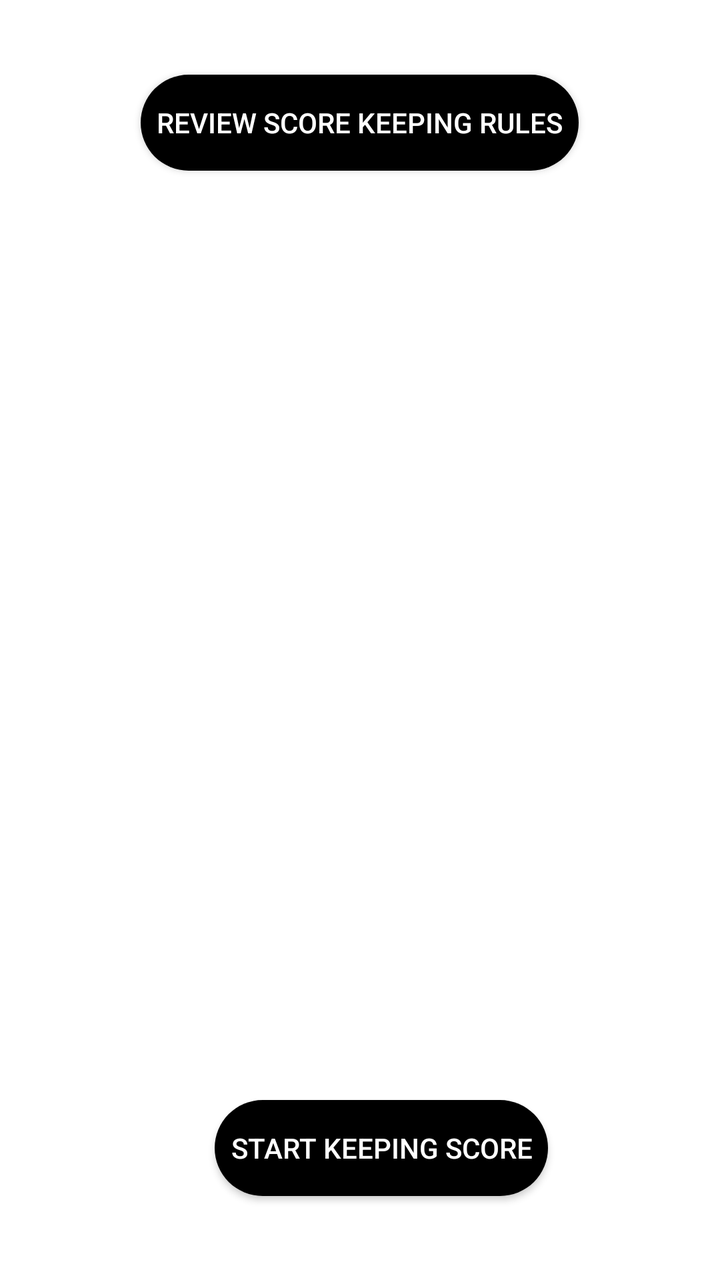
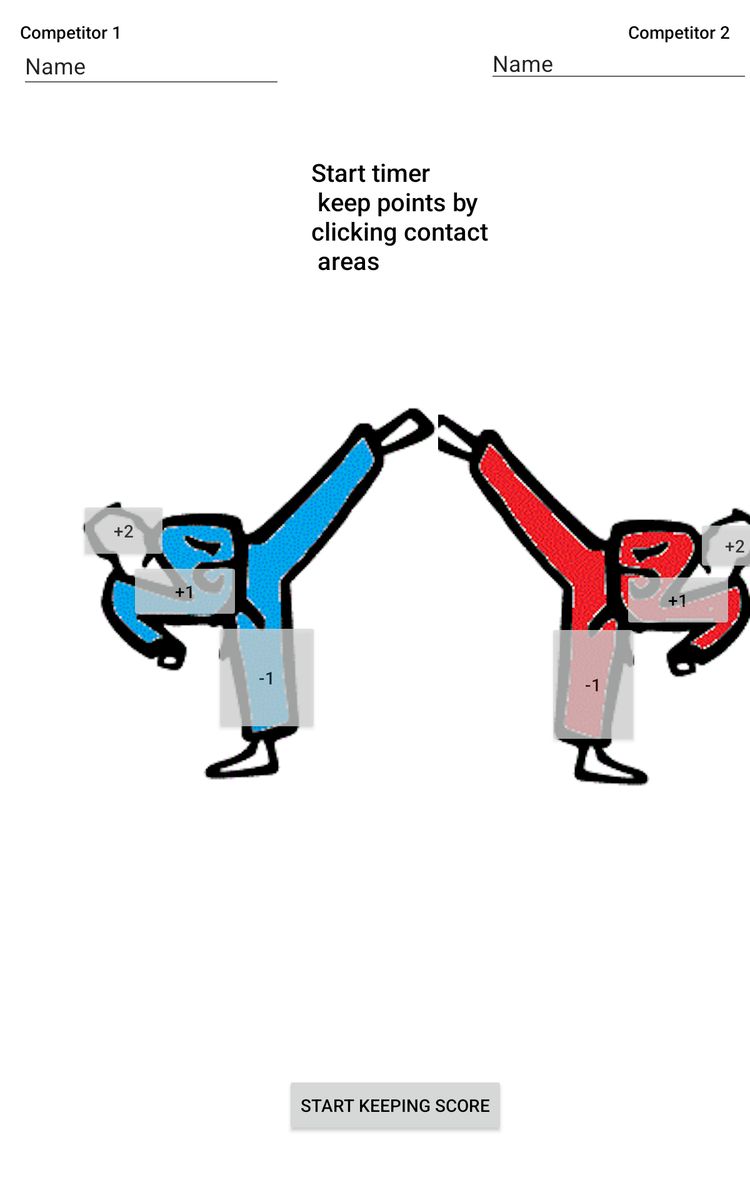

First picture: res/layout/ on a phone held upright. Second picture: the repository's own variant of that layout, on a device whose configuration matches the variant's folder. Source for both follows.
<!-- AndroidManifest.xml: application theme AppTheme -->
<!-- res/layout/activity_main.xml -->
<?xml version="1.0" encoding="utf-8"?>
<android.support.constraint.ConstraintLayout xmlns:android="http://schemas.android.com/apk/res/android"
    xmlns:app="http://schemas.android.com/apk/res-auto"
    xmlns:tools="http://schemas.android.com/tools"
    android:layout_width="match_parent"
    android:layout_height="match_parent"
    android:background="@color/white"
    tools:context=".MainActivity">


    <ImageView
        android:id="@+id/imageView"
        android:layout_width="match_parent"
        android:layout_height="match_parent"
        android:layout_marginBottom="@dimen/_8"
        android:layout_marginEnd="@dimen/_8"
        android:layout_marginLeft="@dimen/_8"
        android:layout_marginRight="@dimen/_8"
        android:layout_marginStart="@dimen/_8"
        android:layout_marginTop="@dimen/_8"
        app:layout_constraintBottom_toBottomOf="parent"
        app:layout_constraintEnd_toEndOf="parent"
        app:layout_constraintHorizontal_bias="0.555"
        app:layout_constraintStart_toStartOf="parent"
        app:layout_constraintTop_toTopOf="parent"
        app:srcCompat="@drawable/taekwondosparring" />

    <Button
        android:id="@+id/rules_review"
        style="@style/CustomButtonStyle"
        android:layout_width="wrap_content"
        android:layout_height="wrap_content"
        android:layout_marginBottom="@dimen/_8"
        android:layout_marginTop="@dimen/_8"
        android:text="@string/review_score_keeping_rules"
        app:layout_constraintBottom_toBottomOf="parent"
        app:layout_constraintEnd_toEndOf="parent"
        app:layout_constraintHorizontal_bias="0.498"
        app:layout_constraintStart_toStartOf="parent"
        app:layout_constraintTop_toTopOf="parent"
        app:layout_constraintVertical_bias="0.051" />

    <Button
        android:id="@+id/start_keeping_score_button"
        style="@style/CustomButtonStyle"
        android:layout_width="wrap_content"
        android:layout_height="wrap_content"
        android:layout_marginBottom="@dimen/_16"
        android:layout_marginEnd="@dimen/_8"
        android:layout_marginLeft="@dimen/_8"
        android:layout_marginRight="@dimen/_8"
        android:layout_marginStart="@dimen/_8"
        android:layout_marginTop="@dimen/_8"
        android:onClick="goToActivity2"
        android:text="@string/start_keeping_score"
        app:layout_constraintBottom_toBottomOf="parent"
        app:layout_constraintEnd_toEndOf="parent"
        app:layout_constraintHorizontal_bias="0.561"
        app:layout_constraintStart_toStartOf="parent"
        app:layout_constraintTop_toTopOf="parent"
        app:layout_constraintVertical_bias="0.954" />
</android.support.constraint.ConstraintLayout>
<!-- resources referenced by this layout -->
<resources>
  <color name="white">#FFFFFF</color>
  <dimen name="_16">16dp</dimen>
  <dimen name="_8">8dp</dimen>
  <string name="review_score_keeping_rules">Review Score Keeping Rules</string>
  <string name="start_keeping_score">Start keeping score</string>
  <style name="CustomButtonStyle">
          <item name="android:background">@drawable/mybutton</item>
          <item name="android:textColor">#FFFFFF</item>
          <item name="android:paddingLeft">8dp</item>
          <item name="android:paddingRight">8dp</item>
  
      </style>
  <style name="AppTheme" parent="Theme.AppCompat.Light">
          
          <item name="colorPrimary">#BDBDBD</item>
          <item name="colorPrimaryDark">@color/black</item>
          <item name="colorAccent">@color/colorAccent</item>
          <item name="android:textColor">#000000</item>
      </style>
  <!-- drawable mybutton (drawable) -->
  <?xml version="1.0" encoding="utf-8"?>
  <selector xmlns:android="http://schemas.android.com/apk/res/android">
      <item>
          <shape android:shape="rectangle">
              <solid android:color="@color/black"/>
              
              <corners android:radius="25dp" />
  
          </shape>
          
  
  
      </item>
  </selector>
  <color name="black">#000000</color>
  <color name="colorAccent">#FF4081</color>
</resources>
<!-- res/layout-sw600dp/activity_main.xml (the repository's variant of the layout above) -->
<!-- drawn on a 7-inch tablet held upright -->
<?xml version="1.0" encoding="utf-8"?>
<android.support.constraint.ConstraintLayout xmlns:android="http://schemas.android.com/apk/res/android"
    xmlns:app="http://schemas.android.com/apk/res-auto"
    xmlns:tools="http://schemas.android.com/tools"
    android:layout_width="match_parent"
    android:layout_height="match_parent"
    android:background="#FFFFFF"
    tools:context=".MainActivity">

    <ImageView
        android:id="@+id/red_competitor_image"
        android:layout_width="wrap_content"
        android:layout_height="wrap_content"
        android:layout_marginBottom="8dp"
        android:layout_marginEnd="8dp"
        android:layout_marginLeft="8dp"
        android:layout_marginRight="8dp"
        android:layout_marginStart="8dp"
        android:layout_marginTop="8dp"
        app:layout_constraintBottom_toBottomOf="parent"
        app:layout_constraintEnd_toEndOf="parent"
        app:layout_constraintStart_toEndOf="@+id/blue_competitor_image"
        app:layout_constraintTop_toTopOf="parent"
        app:srcCompat="@drawable/personkickingleft" />

    <TextView
        android:id="@+id/competitor_one"
        android:layout_width="wrap_content"
        android:layout_height="wrap_content"
        android:layout_marginLeft="16dp"
        android:layout_marginStart="16dp"
        android:layout_marginTop="16dp"
        android:text="Competitor 1"
        android:textAppearance="@style/TextAppearance.AppCompat.Body2"
        app:layout_constraintStart_toStartOf="parent"
        app:layout_constraintTop_toTopOf="parent" />

    <TextView
        android:id="@+id/competitor_two"
        android:layout_width="wrap_content"
        android:layout_height="wrap_content"
        android:layout_marginEnd="16dp"
        android:layout_marginRight="16dp"
        android:layout_marginTop="16dp"
        android:text="Competitor 2"
        android:textAppearance="@style/TextAppearance.AppCompat.Body2"
        app:layout_constraintEnd_toEndOf="parent"
        app:layout_constraintTop_toTopOf="parent" />

    <ImageView
        android:id="@+id/blue_competitor_image"
        android:layout_width="wrap_content"
        android:layout_height="wrap_content"
        android:layout_marginBottom="8dp"
        android:layout_marginLeft="64dp"
        android:layout_marginStart="64dp"
        android:layout_marginTop="8dp"
        app:layout_constraintBottom_toBottomOf="parent"
        app:layout_constraintStart_toStartOf="parent"
        app:layout_constraintTop_toTopOf="parent"
        app:layout_constraintVertical_bias="0.492"
        app:srcCompat="@drawable/personkickingright" />

    <Button
        android:id="@+id/two_points_for_red_competitor"
        android:layout_width="70dp"
        android:layout_height="49dp"
        android:layout_marginBottom="8dp"
        android:layout_marginTop="8dp"
        android:alpha="0.75"
        android:color="#66FF0000"
        android:text="+2"
        app:layout_constraintBottom_toBottomOf="@+id/blue_competitor_image"
        app:layout_constraintStart_toStartOf="@+id/blue_competitor_image"
        app:layout_constraintTop_toTopOf="@+id/blue_competitor_image"
        app:layout_constraintVertical_bias="0.285" />

    <Button
        android:id="@+id/one_point_for_red_competitor"
        android:layout_width="wrap_content"
        android:layout_height="wrap_content"
        android:layout_marginBottom="8dp"
        android:layout_marginLeft="40dp"
        android:layout_marginStart="40dp"
        android:layout_marginTop="8dp"
        android:alpha="0.75"
        android:color="#66FF0000"
        android:text="+1"
        app:layout_constraintBottom_toBottomOf="@+id/blue_competitor_image"
        app:layout_constraintStart_toStartOf="@+id/blue_competitor_image"
        app:layout_constraintTop_toTopOf="@+id/blue_competitor_image"
        app:layout_constraintVertical_bias="0.491" />

    <Button
        android:id="@+id/strike_for_red_competitor"
        android:layout_width="83dp"
        android:layout_height="90dp"
        android:layout_marginBottom="8dp"
        android:layout_marginLeft="108dp"
        android:layout_marginStart="108dp"
        android:layout_marginTop="8dp"
        android:alpha="0.75"
        android:color="#66FF0000"
        android:text="-1"
        app:layout_constraintBottom_toBottomOf="@+id/blue_competitor_image"
        app:layout_constraintStart_toStartOf="@+id/blue_competitor_image"
        app:layout_constraintTop_toTopOf="@+id/blue_competitor_image"
        app:layout_constraintVertical_bias="0.845" />

    <Button
        android:id="@+id/two_points_for_blue_competitor"
        android:layout_width="61dp"
        android:layout_height="44dp"
        android:layout_marginBottom="8dp"
        android:layout_marginTop="8dp"
        android:alpha="0.75"
        android:color="#66FF0000"
        android:text="+2"
        app:layout_constraintBottom_toBottomOf="@+id/red_competitor_image"
        app:layout_constraintEnd_toEndOf="@+id/red_competitor_image"
        app:layout_constraintTop_toTopOf="@+id/red_competitor_image"
        app:layout_constraintVertical_bias="0.318" />

    <Button
        android:id="@+id/one_point_for_blue_competitor"
        android:layout_width="wrap_content"
        android:layout_height="wrap_content"
        android:layout_marginBottom="8dp"
        android:layout_marginEnd="32dp"
        android:layout_marginRight="32dp"
        android:layout_marginTop="8dp"
        android:alpha="0.75"
        android:color="#66FF0000"
        android:text="+1"
        app:layout_constraintBottom_toBottomOf="@+id/red_competitor_image"
        app:layout_constraintEnd_toEndOf="@+id/red_competitor_image"
        app:layout_constraintTop_toTopOf="@+id/red_competitor_image" />

    <Button
        android:id="@+id/strike_for_blue_competitor"
        android:layout_width="72dp"
        android:layout_height="99dp"
        android:layout_marginBottom="8dp"
        android:layout_marginEnd="108dp"
        android:layout_marginRight="108dp"
        android:layout_marginTop="168dp"
        android:alpha="0.75"
        android:color="#66FF0000"
        android:text="-1"
        app:layout_constraintBottom_toBottomOf="@+id/red_competitor_image"
        app:layout_constraintEnd_toEndOf="@+id/red_competitor_image"
        app:layout_constraintTop_toTopOf="@+id/red_competitor_image"
        app:layout_constraintVertical_bias="0.0" />

    <EditText
        android:id="@+id/name_blue_competitor"
        android:layout_width="wrap_content"
        android:layout_height="46dp"
        android:layout_marginLeft="16dp"
        android:layout_marginStart="16dp"
        android:layout_marginTop="28dp"
        android:ems="10"
        android:inputType="textPersonName"
        android:text="Name"
        app:layout_constraintBottom_toTopOf="@+id/blue_competitor_image"
        app:layout_constraintStart_toStartOf="parent"
        app:layout_constraintTop_toTopOf="parent"
        app:layout_constraintVertical_bias="0.0" />

    <EditText
        android:id="@+id/name_red_competitor"
        android:layout_width="wrap_content"
        android:layout_height="wrap_content"
        android:layout_marginTop="28dp"
        android:ems="10"
        android:inputType="textPersonName"
        android:text="Name"
        app:layout_constraintBottom_toTopOf="@+id/red_competitor_image"
        app:layout_constraintEnd_toEndOf="parent"
        app:layout_constraintTop_toTopOf="parent"
        app:layout_constraintVertical_bias="0.0" />


    <TextView
        android:id="@+id/app_instructions"
        android:layout_width="wrap_content"
        android:layout_height="wrap_content"
        android:layout_marginBottom="8dp"
        android:layout_marginEnd="8dp"
        android:layout_marginLeft="8dp"
        android:layout_marginRight="8dp"
        android:layout_marginStart="8dp"
        android:layout_marginTop="124dp"
        android:text="     Start timer\n  keep points by\nclicking contact \n         areas"
        android:textAppearance="@style/TextAppearance.AppCompat.Body2"
        android:textSize="20sp"
        app:layout_constraintBottom_toTopOf="@+id/button7"
        app:layout_constraintEnd_toEndOf="parent"
        app:layout_constraintHorizontal_bias="0.551"
        app:layout_constraintStart_toStartOf="parent"
        app:layout_constraintTop_toTopOf="parent" />

    <Button
        android:id="@+id/start_keeping_score_button"
        android:layout_width="wrap_content"
        android:layout_height="wrap_content"
        android:layout_marginBottom="52dp"
        android:layout_marginEnd="8dp"
        android:layout_marginLeft="8dp"
        android:layout_marginRight="8dp"
        android:layout_marginStart="8dp"
        android:onClick="goToActivity2"
        android:text="Start keeping score"
        android:textAllCaps="true"
        app:layout_constraintBottom_toBottomOf="parent"
        app:layout_constraintEnd_toEndOf="parent"
        app:layout_constraintHorizontal_bias="0.54"
        app:layout_constraintStart_toStartOf="parent" />

</android.support.constraint.ConstraintLayout>
<!-- resources referenced by the variant -->
<!-- as a 7-inch tablet held upright resolves them -->
<resources>
  <!-- drawable personkickingleft: png bitmap (drawable-hdpi, 134477 bytes) -->
  <!-- drawable personkickingright: png bitmap (drawable-hdpi, 115382 bytes) -->
  <style name="AppTheme" parent="Theme.AppCompat.Light">
          
          <item name="colorPrimary">#BDBDBD</item>
          <item name="colorPrimaryDark">@color/black</item>
          <item name="colorAccent">@color/colorAccent</item>
          <item name="android:textColor">#000000</item>
      </style>
  <color name="black">#000000</color>
  <color name="colorAccent">#FF4081</color>
</resources>
